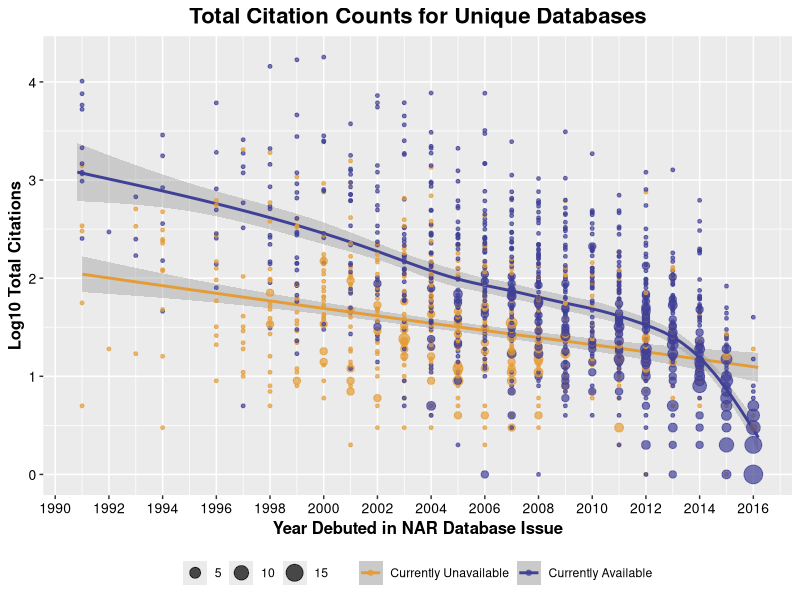

Source code (R):
##STEP 4 - Citations and Citation Quartiles
##Purpose: plot citations, also calculate & bin citation quartiles, and create summary table - also determine number of MBDC collection IDs vs unique NAR IDs for this study
##Process for quartiles: remove newest articles, then loop through to determine the ordered rank within issue for each article, then the percent rank within issue for each article, then average percent rank across all articles for db with > 1 articles, and finally assign citation quartile
##Package(s): tidyverse, ggplot2, stringr
##Input file(s): nar_v20_3.csv
##Output file(s): nar_v20_3_plot_2.csv, nar_v20_4.csv, nar_v20_4_tab_1.csv, Figure_2_Citations.PDF

library(tidyverse)
nar_v20_3 <- read.csv("nar_v20_3.csv")

nar <- nar_v20_3
nar <- filter(nar, article_year < 2013)

nar_v20_4 <- nar %>%
  group_by(article_year) %>% 
      arrange(article_year, desc(citations)) %>% 
          mutate(issue_rank = rank(desc(citations), ties.method= "random")) %>%
              mutate(issue_percent_rank = 1-(issue_rank/length(article_year)))

## next, for db with >1 paper,  average the percent rank across all papers

nar_v20_4 <- nar_v20_4 %>%
    group_by(db_id) %>% 
         mutate(ave_issue_percent_rank = mean(issue_percent_rank))

nar_v20_4 <- mutate(nar_v20_4, quartile = ifelse(test = (ave_issue_percent_rank > 0.75), 
          yes = 1,
          no = ifelse(test = (ave_issue_percent_rank <= 0.75 & ave_issue_percent_rank > 0.5), 
                yes = 2,
                no = ifelse(test = (ave_issue_percent_rank <= 0.5 & ave_issue_percent_rank > 0.25),
                       yes = 3,
                      no = 4))))

write.csv(nar_v20_4, "nar_v20_4.csv", row.names = FALSE)

## Create Summary Table

nar_v20_4_uni <- distinct(nar_v20_4, db_id, .keep_all = TRUE)
nar_v20_4_notwww <- filter(nar_v20_4_uni, status != "never_www")

nar_v20_4_notwww_tibble <- nar_v20_4_notwww %>% 
  group_by(quartile) %>% 
  summarise(db_count = length(unique(db_id)), art_count = sum(total_articles), art_per_db = mean(total_articles), std = sd(total_articles), raw_cit_sum = sum(total_citations), curr_available_count = sum(status=="yes"))

write.csv(nar_v20_4_notwww_tibble, "nar_v20_4_tab_1.csv", row.names = FALSE)

## Plotting
## export for figure as PDF
## size as 6 x 8 and *do not adjust*
## Citations by Database (ALL Online databases - not just <2013)

nar_v20_3_uni <- distinct(nar_v20_3, db_id, .keep_all = TRUE)
nar_v20_3_notwww <- filter(nar_v20_3_uni, status != "never_www")

write.csv(nar_v20_3_notwww, "nar_v20_3_plot_2.csv", row.names = FALSE)

ggplot(nar_v20_3_notwww) +
  geom_smooth(aes(x = jitter(debut_yr), y = log10(total_citations), color = status)) + ## note method used is 'gam' - generalized additive model for better local means - it does model the dip due to citation lag for recent years better than a linear model (lm)
  geom_count(aes(x = debut_yr, y = log10(total_citations),  color = status), alpha = 0.7) +
  xlab("Year Debuted in NAR Database Issue") +
  ylab("Log10 Total Citations") +
  scale_y_continuous(breaks = scales::pretty_breaks(n = 5)) +
  scale_x_continuous(breaks = scales::pretty_breaks(n = 10)) +
  ggtitle("Total Citation Counts for Unique Databases") +
  scale_color_manual(values = c("#E39C37", "#404096"), 
                     labels = c("Currently Unavailable", "Currently Available")) +
  theme(plot.title = element_text(face='bold',size=16,hjust=0.5),
        axis.title.x = element_text(face='bold',size=12,hjust=0.5),
        axis.title.y = element_text(face='bold',size=12),
        axis.text.x = element_text(size=10,color='black'),
        axis.text.y = element_text(size=10,color='black'),
        legend.title = element_blank(),
        legend.position="bottom")

## Determine number of MBDC collection IDs vs unique NAR IDs for this study

library(stringr)
NARcount <- sum(str_count(nar_v20_3_uni$db_id, "NAR")) ## result:  322
MBDCcount <- sum(str_count(nar_v20_3_uni$db_id, "MBDC"))  ## result:  1405

## Determine number of single article DB vs multiple article DB
single <- sum(nar_v20_4_notwww$total_articles == 1)
mult <- sum(nar_v20_4_notwww$total_articles > 1)




